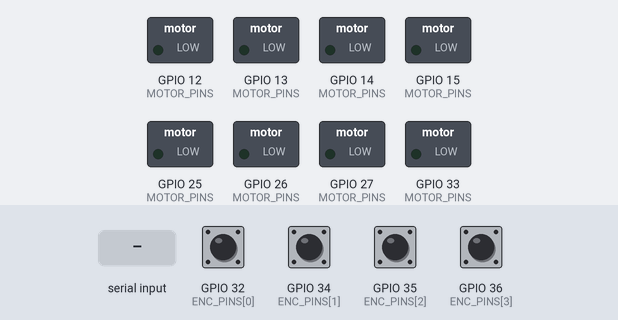
A program run on a simulated ESP32. On the bench: switched loads named in the program (green lamp = pin HIGH). The inputs (shaded band) are chosen by the test bench; at power-on: GPIO 32 (ENC_PINS[0]), GPIO 34 (ENC_PINS[1]), GPIO 35 (ENC_PINS[2]), GPIO 36 (ENC_PINS[3]) HIGH. What the program prints to the serial monitor is not drawn.

Above: at 2.2 s.
2.3 s: "30,150\n" received over Serial
At 3.2 s:
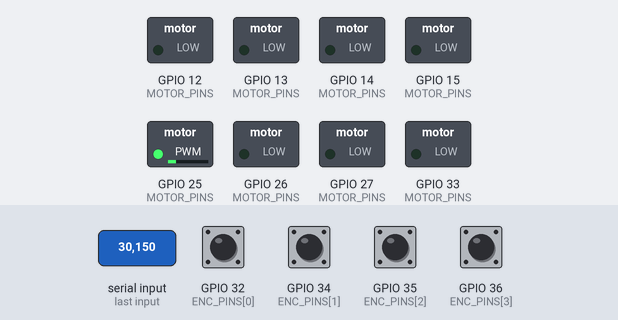
At 10.1 s:
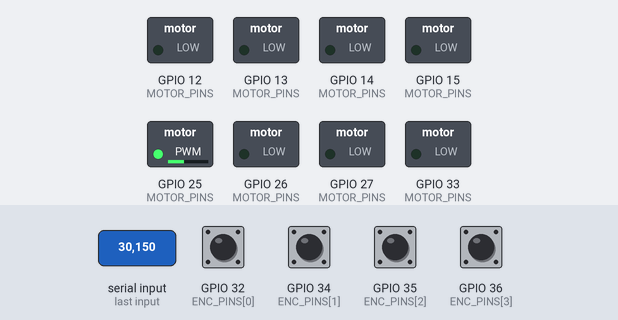
Timing chart, 0 to 23.6 s (numbered marks = the images above; inputs shaded):
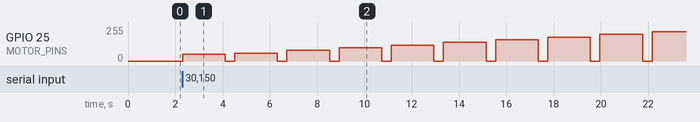

The program:

main.cpp
```cpp
/*
 * 麦轮「占空比 → 轮速」密集标定程序
 * 功能：每个轮正反方向自动扫描多个占空比，计算实际平均轮速 (rad/s)
 * 输出格式可直接复制到 Excel / 查表
 */

#include <Arduino.h>

// ===================== 引脚定义 =====================
const int MOTOR_PINS[4][2] = {
  {13, 15},  // 0: FL
  {12, 14},  // 1: FR
  {27, 26},  // 2: RL
  {25, 33}   // 3: RR
};

const int ENC_PINS[4] = {32, 34, 35, 36};

const char* WHEEL_NAME[4] = {"FL", "FR", "RL", "RR"};

// 单圈计数（你实测值）
const float C1REV[4] = {1276.0f, 1270.0f, 1276.0f, 1274.0f};

// ===================== 编码器 =====================
volatile long encoderCount[4] = {0};

void IRAM_ATTR encISR0() { encoderCount[0]++; }
void IRAM_ATTR encISR1() { encoderCount[1]++; }
void IRAM_ATTR encISR2() { encoderCount[2]++; }
void IRAM_ATTR encISR3() { encoderCount[3]++; }

void setupEncoders() {
  for (int i = 0; i < 4; i++) {
    pinMode(ENC_PINS[i], INPUT_PULLUP);
  }
  attachInterrupt(digitalPinToInterrupt(ENC_PINS[0]), encISR0, CHANGE);
  attachInterrupt(digitalPinToInterrupt(ENC_PINS[1]), encISR1, CHANGE);
  attachInterrupt(digitalPinToInterrupt(ENC_PINS[2]), encISR2, CHANGE);
  attachInterrupt(digitalPinToInterrupt(ENC_PINS[3]), encISR3, CHANGE);
}

// ===================== 电机控制 =====================
const int PWM_FREQ = 1000;
const int PWM_RES  = 8;

void setupMotors() {
  for (int i = 0; i < 4; i++) {
    ledcSetup(i*2,     PWM_FREQ, PWM_RES);
    ledcSetup(i*2 + 1, PWM_FREQ, PWM_RES);
    ledcAttachPin(MOTOR_PINS[i][0], i*2);
    ledcAttachPin(MOTOR_PINS[i][1], i*2 + 1);
  }
}

void setMotor(int wheel, int duty) {
  duty = constrain(duty, -255, 255);
  if (duty >= 0) {
    ledcWrite(wheel*2,     duty);
    ledcWrite(wheel*2 + 1, 0);
  } else {
    ledcWrite(wheel*2,     0);
    ledcWrite(wheel*2 + 1, -duty);
  }
}

void stopAll() {
  for (int i = 0; i < 4; i++) setMotor(i, 0);
}

// ===================== 工具 =====================
void clearEncoder(int w) {
  noInterrupts();
  encoderCount[w] = 0;
  interrupts();
}

long getEncoder(int w) {
  noInterrupts();
  long c = encoderCount[w];
  interrupts();
  return c;
}

// 计算平均轮速 (rad/s)
// 采样时间 sample_ms，返回平均角速度
float measureOmega(int wheel, int duty, int sample_ms = 1500) {
  clearEncoder(wheel);
  setMotor(wheel, duty);
  delay(300);               // 先让速度稳定
  clearEncoder(wheel);      // 稳定后再开始正式计

  unsigned long t0 = millis();
  while (millis() - t0 < (unsigned long)sample_ms) {
    delay(10);
  }
  long counts = getEncoder(wheel);
  setMotor(wheel, 0);

  // 脉冲数 → 弧度
  // 注意：单通道 CHANGE 触发，一圈约 C1REV 个边沿
  float revolutions = (float)counts / C1REV[wheel];
  float omega = revolutions * 2.0f * PI * (1000.0f / sample_ms);  // rad/s
  return omega;
}

// ===================== 主测试流程 =====================
void calibrateWheel(int wheel) {
  Serial.printf("\n\n==============================\n");
  Serial.printf("开始标定轮子 %s\n", WHEEL_NAME[wheel]);
  Serial.printf("==============================\n");

  // 推荐测量点（可根据死区微调）
  int duties[] = {50, 60, 80, 100, 120, 140, 160, 180, 200, 220, 240};
  int n = sizeof(duties) / sizeof(duties[0]);

  // ----- 正向 -----
  Serial.println("\n【正向】duty → ω (rad/s)");
  Serial.println("duty, omega");
  for (int i = 0; i < n; i++) {
    int d = duties[i];
    float w = measureOmega(wheel, d, 1500);
    Serial.printf("%d, %.2f\n", d, w);
    delay(400);  // 冷却一下
  }

  // ----- 反向 -----
  Serial.println("\n【反向】duty → ω (rad/s)");
  Serial.println("duty, omega");
  for (int i = 0; i < n; i++) {
    int d = -duties[i];
    float w = measureOmega(wheel, d, 1500);
    // 反向时速度取绝对值方便记录，符号后面自己加
    Serial.printf("%d, %.2f\n", d, w);
    delay(400);
  }

  Serial.printf("\n%s 标定完成！请把上面两段数据复制保存。\n", WHEEL_NAME[wheel]);
}

void printMenu() {
  Serial.println("\n========== 占空比-轮速标定菜单 ==========");
  Serial.println("输入数字选择轮子：");
  Serial.println("  0 = FL");
  Serial.println("  1 = FR");
  Serial.println("  2 = RL");
  Serial.println("  3 = RR");
  Serial.println("  a = 自动依次标定全部四个轮（推荐）");
  Serial.println("  s = 全部停止");
  Serial.println("=========================================");
}

void setup() {
  Serial.begin(115200);
  delay(1000);
  setupMotors();
  setupEncoders();
  stopAll();
  Serial.println("占空比 → 轮速 密集标定程序已启动");
  Serial.println("重要：请把轮子悬空！");
  printMenu();
}

void loop() {
  if (Serial.available()) {
    char c = Serial.read();
    while (Serial.available()) Serial.read();

    if (c >= '0' && c <= '3') {
      calibrateWheel(c - '0');
      printMenu();
    }
    else if (c == 'a' || c == 'A') {
      for (int i = 0; i < 4; i++) {
        calibrateWheel(i);
        delay(1000);
      }
      Serial.println("\n\n***** 全部四轮标定完成 *****");
      printMenu();
    }
    else if (c == 's' || c == 'S') {
      stopAll();
      Serial.println("已全部停止");
    }
  }
}
```

Measured:
- after the input at 2.3 s, GPIO 25 (MOTOR_PINS): 0/255 → 50/255 at once, → 0/255 1.8 s later, → 60/255 0.40 s later, → 0/255 1.8 s later, … (19 changes in this stretch)
